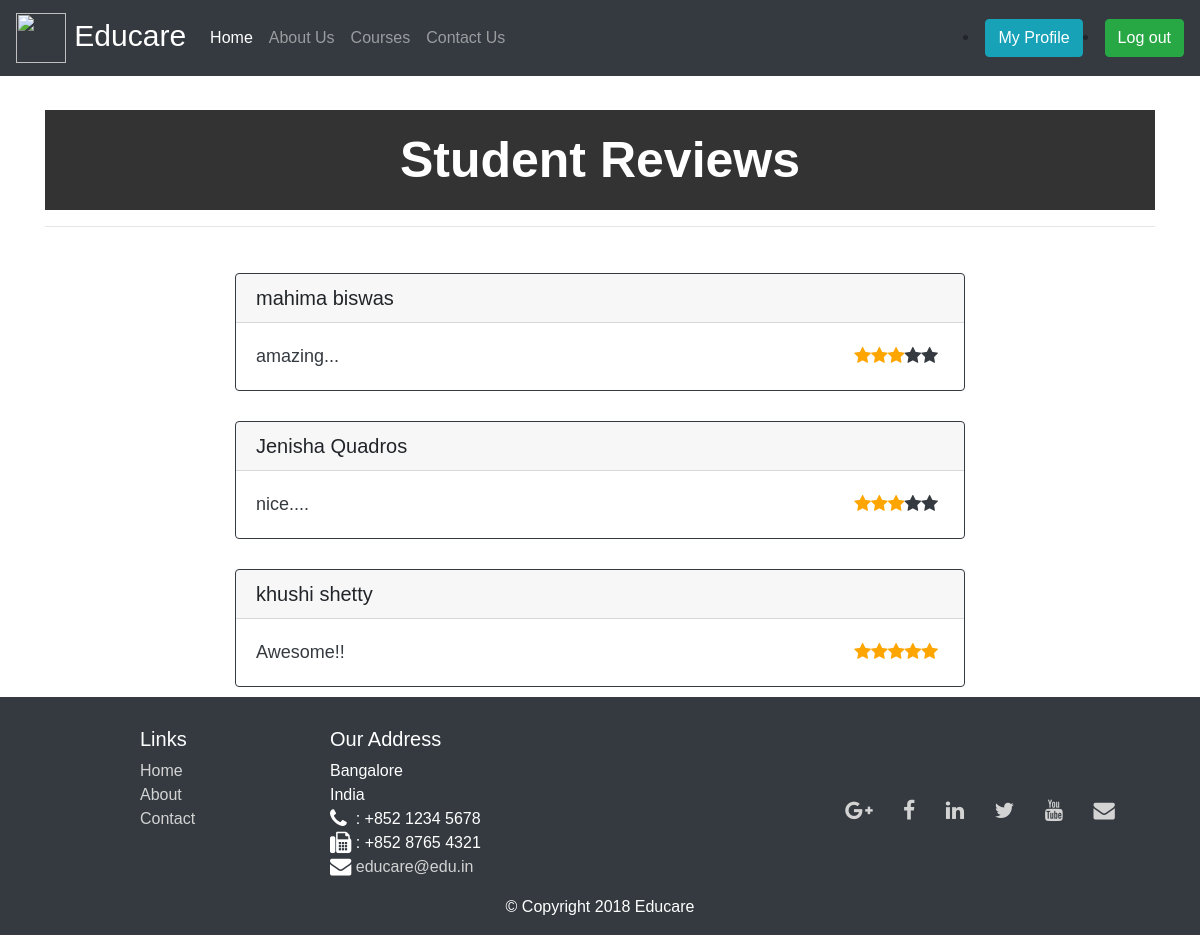
The page /review.php (signed in) on the database its author committed.
### tables this page shows
CREATE TABLE `feedbackform` (
  `firstname` text NOT NULL,
  `lastname` text NOT NULL,
  `email` varchar(50) NOT NULL,
  `telnum` varchar(10) NOT NULL,
  `feedback` text NOT NULL,
  `rating` int(10) NOT NULL
);

### review.php (the view, shortened to what this page needs)
<!doctype html>
<html lang="en">
  <head>
    <link rel="stylesheet" href="https://maxcdn.bootstrapcdn.com/bootstrap/4.0.0/css/bootstrap.min.css">
    <link rel="stylesheet" href="https://cdn.jsdelivr.net/npm/bootstrap-social@5.1.1/bootstrap-social.min.css">
    <link rel="stylesheet" href="https://stackpath.bootstrapcdn.com/font-awesome/4.7.0/css/font-awesome.min.css">
    <link rel="stylesheet" href="https://cdnjs.cloudflare.com/ajax/libs/font-awesome/4.7.0/css/font-awesome.min.css">
    <link rel="stylesheet" href="stylePage.css" type="text/css">
  </head>
  <body>
    <nav class="navbar navbar-expand-lg navbar-dark bg-dark fixed-top">
      <a class="navbar-brand mb-0" href="#" style="font-size: 30px;">
        <img src="images/unnamed.png" width="50" height="50" class="d-inline-block align-top" alt="" loading="lazy">
        Educare
      </a>
      <div class="collapse navbar-collapse" id="navbarSupportedContent">
        <ul class="navbar-nav mr-auto">
          <li class="nav-item active">
            <a class="nav-link" href="index.php">Home <span class="sr-only">(current)</span></a>
          </li>
          <li class="nav-item">
            <a class="nav-link" href="about.php">About Us</a>
          </li>
          <li class="nav-item">
            <a class="nav-link" href="pricing.php">Courses</a>
          </li>
          <li class="nav-item">
            <a class="nav-link" href="contactPage.php">Contact Us</a>
          </li>
        </ul>
        <?php
          if(isset($_SESSION['user_fname']))
          {
            echo('<li><a class="btn btn-info" href="profile.php" role="button">My Profile</a></li>');
            echo('<li><a class="btn btn-success" href="logout.php" role="button">Log out</a></li>');
          }
          else
          {
            echo('<li><a class="btn btn-success" href="signIn.html" role="button">Sign In</a></li>');
            echo('<li><a class="btn btn-primary" href="signUp.html" role="button">Sign Up</a></li>');
          }
        ?>
      </div>
    </nav>
    <div class="container" style="margin-top:110px;">
    <h1 class="heading"  >Student Reviews</h1><hr>
    </div>
    <div class="container">
    <div class="row">
    <div class="col-8 offset-2">
      <?php
        $link = mysqli_connect('localhost', 'root', '', 'WebProject');
        $sql = "SELECT firstname, lastname, feedback, rating FROM feedbackform;";
        $result = mysqli_query($link,$sql);
        if(mysqli_num_rows($result)>0)
        {
        while(($row = mysqli_fetch_row($result))!=null)
        {
          $r = $row[3];
          echo("
            <div class='card zoom border-dark' style='margin : 30px 0px 0px 0px; padding:0px'>
              <h5 class='card-header'style='background-color:light-grey font-size:25px'>".$row[0]." ". $row[1]. "</h5>
              <div class='card-body text-dark' style='font-size:18px'>
              <div class='row'>
                <div class='col-7 col-sm-10' >
                <p class='card-text'>" .$row[2]. "</p>
                </div>
                <div class='col-5 col-sm-2 justify-content-center' >");
                for($i=0; $i<$r; $i++){
                  echo("<span class='fa fa-star checked'></span>");
                }
                for($j=$i; $j<5; $j++)
                {
                  echo("<span class='fa fa-star'></span>");
                }
                echo("
                </div>
              </div>
            </div>
          </div>");
          }
        }
        ?>
      </div>
    </div>
    </div>
    <footer class="footer bg-dark footer-font" style="margin-top: 10px;">
      <div class="container">
          <div class="row" >
              <div class="col-4 offset-1 col-sm-2">
                  <h5>Links</h5>
                  <ul class="list-unstyled">
                      <li><a href="index.php">Home</a></li>
                      <li><a href="#">About</a></li>
                      <li><a href="contactPage.php">Contact</a></li>
                  </ul>
              </div>
              <div class="col-7 col-sm-5">
                  <h5>Our Address</h5>
                  <address>
                Bangalore<br>
                India<br>
                <i class="fa fa-phone fa-lg"></i>&nbsp;&nbsp;: +852 1234 5678<br>
                <i class="fa fa-fax fa-lg"></i>&nbsp;: +852 8765 4321<br>
                <i class="fa fa-envelope fa-lg"></i> <a href="mailto:educare@edu.in">educare@edu.in</a>
             </address>
              </div>
              <div class="col-12 col-sm-4 align-self-center">
                  <div class="text-center">
                      <a class="btn btn-social-icon btn-google" href="http://google.com/+"><i class="fa fa-google-plus fa-lg"></i></a>
                      <a class="btn btn-social-icon btn-facebook" href="http://www.facebook.com/profile.php?id="><i class="fa fa-facebook fa-lg"></i></a>
                      <a class="btn btn-social-icon btn-linkedin" href="http://www.linkedin.com/in/"><i class="fa fa-linkedin fa-lg"></i></a>
                      <a class="btn btn-social-icon btn-twitter" href="http://twitter.com/"><i class="fa fa-twitter fa-lg"></i></a>
                      <a class="btn btn-social-icon btn-google" href="http://youtube.com/"><i class="fa fa-youtube fa-lg"></i></a>
                      <a class="btn btn-social-icon" href="mailto:"><i class="fa fa-envelope fa-lg"></i></a>
                  </div>
              </div>
         </div>
         <div class="row justify-content-center">
              <div class="col-auto">
                  <p>© Copyright 2018 Educare</p>
              </div>
         </div>
      </div>
  </footer>
  </body>
</html>

### stylePage.css (style rules this page uses)
.footer-font { color: white; }
.footer-font a { color: lightgray; }
body { background-image:url(images/daria-nepriakhina-xY55bL5mZAM-unsplash.jpg); background-repeat: no-repeat; background-attachment: fixed; background-size: cover; font-family: Verdana, Geneva, Tahoma, sans-serif; }
.zoom { transition: transform .2s; padding : 10px; margin : 40px; }
.checked { color: orange; }
.heading { text-align:center; color:white; font-weight:bolder; font-size:50px; background-color : rgba(0,0,0,0.8); padding:20px; }

### review.php (style rules this page uses)
body { background-image : url("images/corinne-kutz-tMI2_-r5Nfo-unsplash.jpg"); }

### rows shown on the page
feedbackform: firstname "mahima", lastname "biswas", feedback "amazing...", rating 3 (drawn)
feedbackform: firstname "Jenisha", lastname "Quadros", feedback "nice....", rating 3 (drawn)
feedbackform: firstname "khushi", lastname "shetty", feedback "Awesome!!", rating 5 (drawn)
